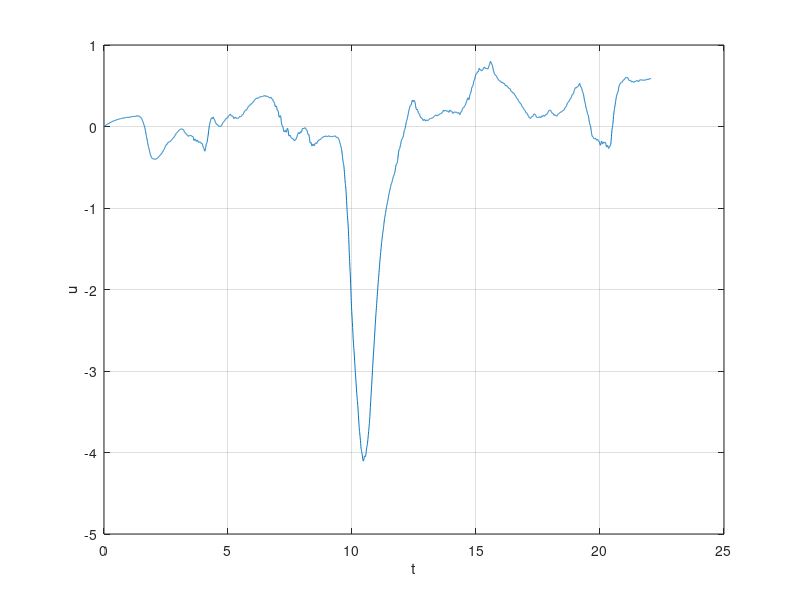
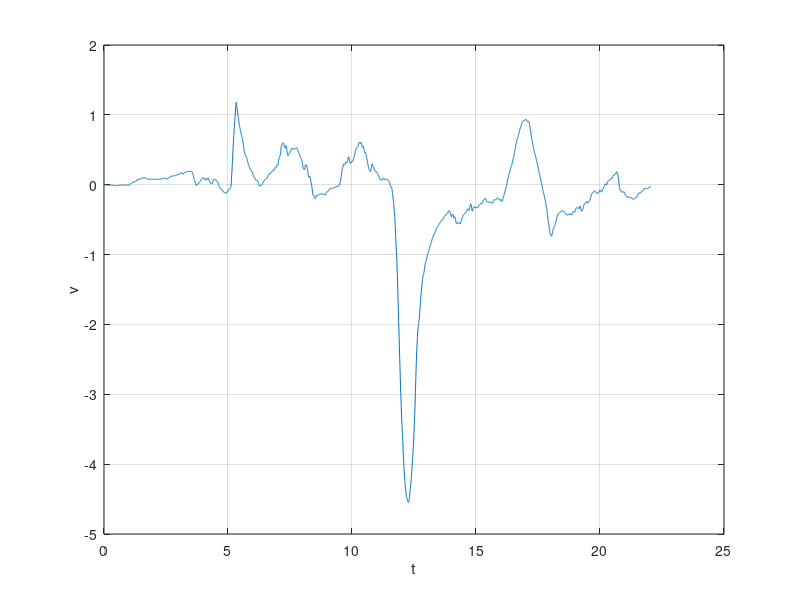
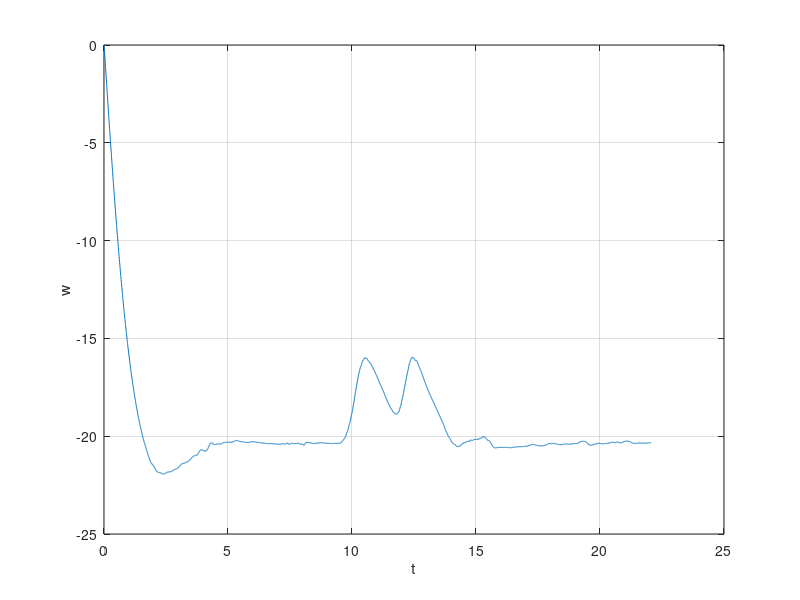
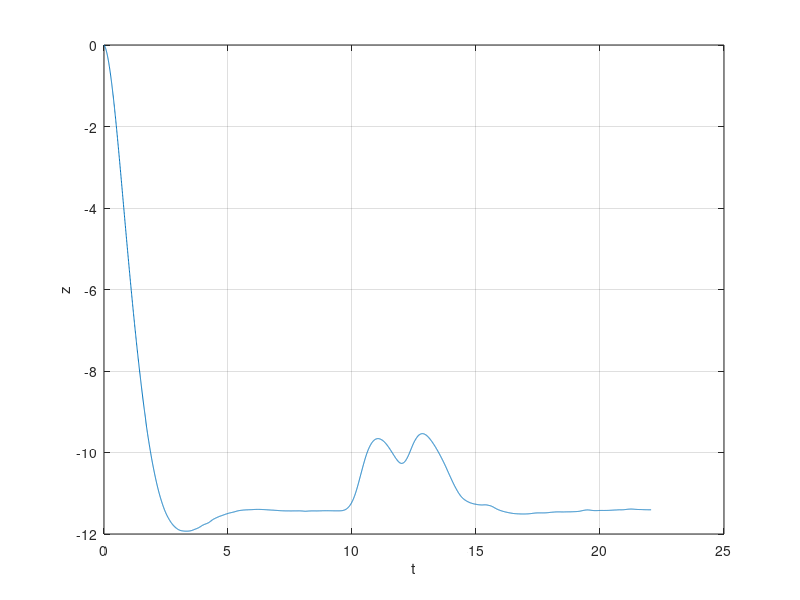

Source code (MATLAB) for these figures, in order:
close all;

load('RSdata.mat');
Fs = 200;
% sensors
t  = rt_simout.time;

% sensors = rt_simout.signals.values;
u    = rt_simout.signals.values(:, 1);
v    = rt_simout.signals.values(:, 2);
w    = rt_simout.signals.values(:, 3);
z    = rt_simout.signals.values(:, 4);
p    = rt_simout.signals.values(:, 5);
q    = rt_simout.signals.values(:, 6);
r    = rt_simout.signals.values(:, 7);
phi  = rt_simout.signals.values(:, 8);
theta= rt_simout.signals.values(:, 9);

states = [u,v,w,z,p,q,r,phi,theta];
state_names = ["u","v","w","z","p","q","r","\phi","\theta"];

% PLOT STATES
for i=1:size(states,2)
    figure('Color', 'w');
    plot(t,states(:,i));
%     hold on
%     plot(t,states_unfiltered(:,i));
    xlabel('t');
    ylabel(state_names(i));
%     legend('filtered','unfiltered');
    grid on
end
% 
% fourier_data = [p,q,r,ax,ay,az,h];
% fourier_unfiltered_data = [p_uf,q_uf,r_uf,ax_uf,ay_uf,az_uf,h_uf];
% fourier_names = ["p","q","r","ax","ay","az","h"];
% fourier_out  = fft(fourier_data, [], 1);
% fourier_unfiltered_out  = fft(fourier_unfiltered_data, [], 1);
% L = size(fourier_out,1);
% if (mod(L,2) == 1)
%     L = L+1;
%     fourier_out = [fourier_out; zeros(1,size(fourier_out,2))];
%     fourier_unfiltered_out = [fourier_unfiltered_out; zeros(1,size(fourier_unfiltered_out,2))];
% end
% P2 = abs(fourier_out/L);
% P1 = P2(1:L/2+1,:);
% P1(2:end-1,:) = 2*P1(2:end-1,:);
% 
% P2_uf = abs(fourier_unfiltered_out/L);
% P1_uf = P2_uf(1:L/2+1,:);
% P1_uf(2:end-1,:) = 2*P1_uf(2:end-1,:);
% 
% 
% f = Fs*(0:(L/2))/L;

% PLOT FOURIER STATES
% for i=1:size(fourier_out,2)
%     figure;
%     plot(f,P1(:,i));
%     hold on
%     plot(f,P1_uf(:,i));
%     xlabel('f (Hz)');
%     ylabel(fourier_names(i));   
%     legend('filtered','unfiltered');
% end


